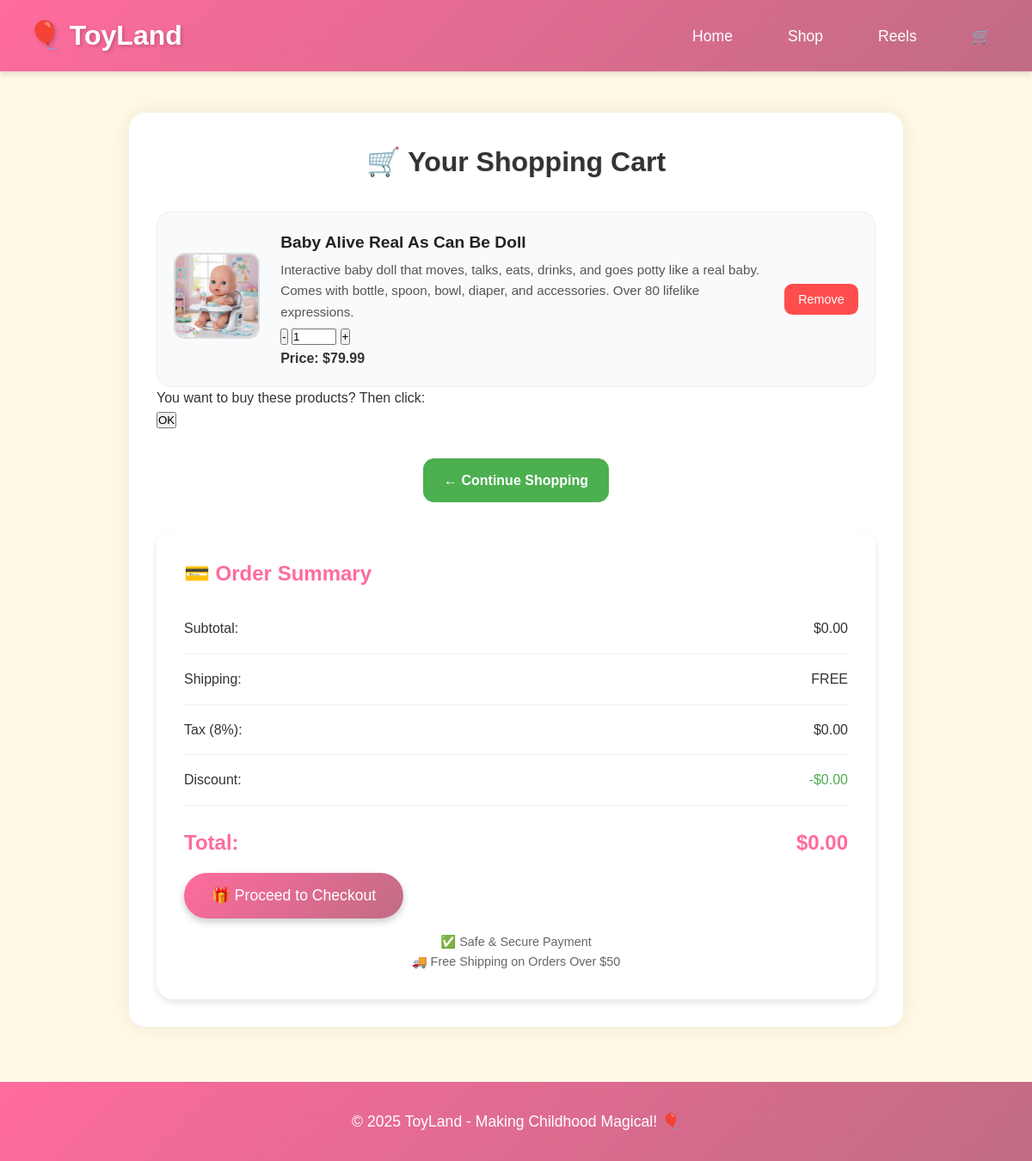
Screenshot of /cart_items/ (signed in) with the database file from the repository.
### App/models.py (models this page shows, shortened)
class Cart(models.Model):
    user = models.ForeignKey(User, on_delete=models.CASCADE)
    item = models.ForeignKey(Item, on_delete=models.CASCADE)
    total_price = models.DecimalField(max_digits=8, decimal_places=2)
    quantity = models.PositiveIntegerField(default=1)
    buy_at = models.DateTimeField(auto_now_add=True)

class Item(models.Model):
    name = models.CharField(max_length=100)
    description = models.TextField()
    price = models.DecimalField(max_digits=10, decimal_places=2)
    image = models.ImageField(upload_to='items/images', blank=True, null=True)
    created_at = models.DateTimeField(auto_now_add=True)

### App/views.py (the view)
# urls.py: path('cart_items/', views.cart_items, name='cart_items'),
def cart_items(request):
    carts = Cart.objects.filter(user=request.user)
    total_price = sum(item.total_price for item in carts)
    return render(request, 'cart.html', {'carts': carts, 'total_price': total_price})

### template/cart.html (shortened to what this page needs)
{% extends 'base.html' %}
{% load static %}
{% block body %}
<div class="cart-container">
  <div class="cart-left">
    <h2 class="section-title">🛒 Your Shopping Cart</h2>
    <div class="cart-items">
      {% for cart in carts %}
      <form action="{% url 'remove_cart_item' cart.id %}" method="POST"> {% csrf_token %}
      <div class="cart-item" data-price="{{ cart.item.price }}">
        <div class="cart-item-img">
          <img src="{{ cart.item.image.url }}" class="cart-image" alt="{{ cart.item.name }}">
        </div>
        <div class="cart-item-details">
          <h3>{{ cart.item.name }}</h3>
          <p>{{ cart.item.description }}</p>
          <div class="quantity">
            <button type="button" class="quantity-btn quantity-minus">-</button>
            <input
              type="number"
              class="quantity-input"
              value="{{ cart.quantity }}"
              min="1"
              max="10"
              name="quantity"
            />
            <button type="button" class="quantity-btn quantity-plus">+</button>
          </div>
          <strong class="item-price">Price: $<strong>{{ cart.item.price }}</strong></strong>
        </div>
        <form action="{% url 'remove_cart_item' cart.id %}" method="POST">
           <button class="remove-btn">Remove</button>
        </form>
      </div>
      </form>
      {% endfor %}
    </div>
    <div class="order-action">
      <p>You want to buy these products? Then click:</p>
      <button id="orderBtn" class="order-btn">OK</button>
    </div>
    <div style="text-align:center; margin:2rem 0;">
      <a href="{% url 'shop' %}" class="continue-shopping">← Continue Shopping</a>
    </div>
  </div>
  <div class="cart-summary">
    <h2>💳 Order Summary</h2>
    <div class="summary-row">
      <span>Subtotal:</span>
      <span id="subtotal">$0.00</span>
    </div>
    <div class="summary-row">
      <span>Shipping:</span>
      <span id="shipping">FREE</span>
    </div>
    <div class="summary-row">
      <span>Tax (8%):</span>
      <span id="tax">$0.00</span>
    </div>
    <div class="summary-row">
      <span>Discount:</span>
      <span id="discount" style="color:#4CAF50;">-$0.00</span>
    </div>
    <div class="summary-row total">
      <span>Total:</span>
      <span id="grand-total">$0.00</span>
    </div>
    <button class="btn checkout-btn">🎁 Proceed to Checkout</button>
    <p
      style="text-align:center;margin-top:1rem;color:#666;font-size:0.9rem;"
    >
      ✅ Safe & Secure Payment<br />
      🚚 Free Shipping on Orders Over $50
    </p>
  </div>
</div>
{% endblock %}

### static/style.css (style rules this page uses)
* { margin: 0; padding: 0; box-sizing: border-box; }
body { font-family: 'Comic Sans MS', 'Arial', sans-serif; color: #333; line-height: 1.6; background-color: #FFF9E6; }
.btn { display: inline-block; padding: 1rem 2rem; background: linear-gradient(135deg, #FF6B9D 0%, #C06C84 100%); color: white; text-decoration: none; border-radius: 30px; font-size: 1.1rem; transition: all 0.3s; border: none; cursor: pointer; box-shadow: 0 4px 8px rgba(0,0,0,0.2); }
.section-title { text-align: center; font-size: 2.5rem; color: #FF6B9D; margin-bottom: 2rem; text-shadow: 1px 1px 2px rgba(0,0,0,0.1); }
.cart-container { max-width: 900px; margin: 3rem auto; padding: 2rem; background: #ffffff; border-radius: 1.2rem; box-shadow: 0 0 25px rgba(0, 0, 0, 0.08); font-family: "Poppins", sans-serif; }
.section-title { text-align: center; font-size: 2rem; font-weight: 700; color: #333; margin-bottom: 2rem; }
.cart-items { display: flex; flex-direction: column; gap: 1.5rem; }
.cart-item { display: flex; align-items: center; gap: 1.5rem; background: #f9fafb; padding: 1.2rem; border-radius: 1rem; border: 1px solid #eee; transition: all 0.2s ease; }
.cart-item-img { flex: 0 0 100px; }
.cart-image { width: 100px; height: 100px; object-fit: cover; border-radius: 0.8rem; border: 2px solid #ddd; }
.cart-item-details { flex: 1; }
.cart-item-details h3 { font-size: 1.2rem; color: #222; margin-bottom: 0.3rem; }
.cart-item-details p { font-size: 0.95rem; color: #555; margin: 0.2rem 0; }
.remove-btn { background: #ff4d4d; color: #fff; border: none; padding: 0.6rem 1rem; border-radius: 0.6rem; font-size: 0.9rem; font-weight: 500; cursor: pointer; transition: background 0.2s ease; }
.continue-shopping { display: inline-block; background: #4CAF50; color: white; padding: 0.8rem 1.5rem; border-radius: 0.8rem; text-decoration: none; font-weight: 600; font-size: 1rem; transition: 0.2s ease-in-out; }
.cart-summary { background: white; border-radius: 20px; padding: 2rem; box-shadow: 0 4px 8px rgba(0,0,0,0.1); }
.cart-summary h2 { color: #FF6B9D; margin-bottom: 1rem; }
.summary-row { display: flex; justify-content: space-between; padding: 1rem 0; border-bottom: 1px solid #eee; }
.summary-row.total { font-size: 1.5rem; font-weight: bold; color: #FF6B9D; border-bottom: none; padding-top: 1.5rem; }

### rows the page displays
Cart: item.image (picture), item.name "Baby Alive Real As Can Be Doll", item.description "Interactive baby doll that moves, talks, eats, drinks, and goes potty like a real baby. Comes with bottle, spoon, bowl, diaper, and accessories. Over 80 lifelike expressions.", quantity "1", item.price "79.99"
